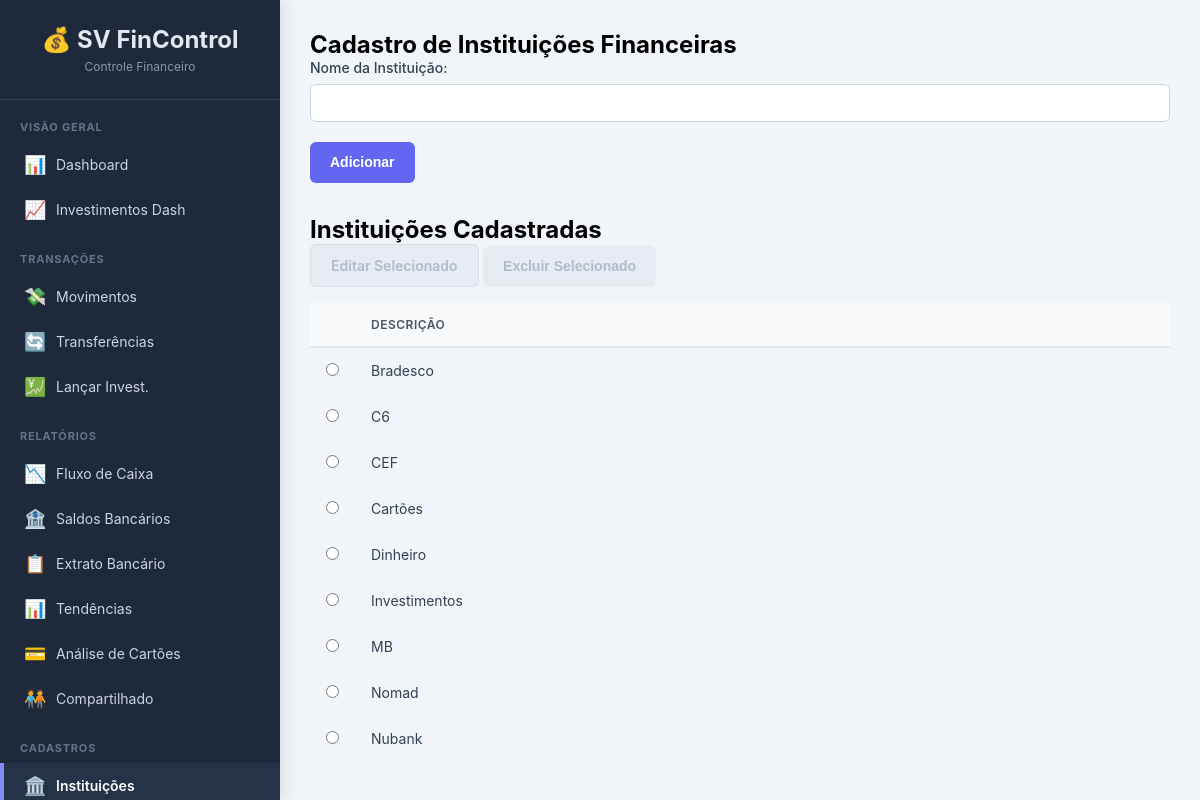
The app's page /instituicoes with its own data.
### tables this page shows
CREATE TABLE instituicoes (
        id INTEGER PRIMARY KEY AUTOINCREMENT,
        descricao TEXT NOT NULL UNIQUE
    );

### app.py (the view, shortened to what this page needs)
@app.route('/instituicoes', methods=['GET', 'POST'])
def instituicoes():
    conn = get_db_connection()
    instituicoes_list = conn.execute('SELECT * FROM instituicoes ORDER BY descricao').fetchall()
    conn.close()
    return render_template('instituicoes.html', instituicoes=instituicoes_list)

### app.py (called while the page is built)
def get_db_connection():
    conn = sqlite3.connect(DATABASE, detect_types=sqlite3.PARSE_DECLTYPES | sqlite3.PARSE_COLNAMES)
    conn.execute("PRAGMA foreign_keys = ON;")
    conn.execute("PRAGMA journal_mode=WAL")
    conn.row_factory = sqlite3.Row
    return conn

### templates/instituicoes.html (shortened to what this page needs)
{% extends "base.html" %}
{% block content %}
    <h2>Cadastro de Instituições Financeiras</h2>
    <form method="POST" action="{{ url_for('instituicoes') }}">
        <div class="form-group">
            <label for="descricao">Nome da Instituição:</label>
            <input type="text" id="descricao" name="descricao" required autocomplete="off">
        </div>
        <button type="submit" class="btn btn-primary">Adicionar</button>
    </form>
    <h2 style="margin-top: 2rem;">Instituições Cadastradas</h2>
    <div class="action-buttons" style="margin-bottom: 1rem;">
        <a href="#" id="btn-editar" class="btn btn-secondary" disabled>Editar Selecionado</a>
        <button type="submit" form="form-excluir" id="btn-excluir" class="btn btn-danger" disabled>Excluir Selecionado</button>
    </div>
    <table>
        <thead>
            <tr>
                <th style="width: 5%;"></th> <th>Descrição</th>
            </tr>
        </thead>
        <tbody>
            {% for inst in instituicoes %}
            <tr id="row-{{ inst['id'] }}">
                <td>
                    <input type="radio" name="selecionado" value="{{ inst['id'] }}" onchange="itemSelecionado(this)">
                </td>
                <td>{{ inst['descricao'] }}</td>
            </tr>
            {% else %}
            <tr>
                <td colspan="2">Nenhuma instituição cadastrada.</td>
            </tr>
            {% endfor %}
        </tbody>
    </table>
{% endblock %}

### templates/base.html (style rules this page uses)
* { margin: 0; padding: 0; box-sizing: border-box; }
body { font-family: -apple-system, BlinkMacSystemFont, "Segoe UI", Roboto, "Helvetica Neue", Arial, sans-serif; background-color: #f1f5f9; min-height: 100vh; display: flex; }
table { width: 100%; border-collapse: collapse; }
thead { background: #f8fafc; }
th { padding: 14px 16px; text-align: left; font-size: 12px; font-weight: 600; color: #475569; text-transform: uppercase; letter-spacing: 0.5px; border-bottom: 2px solid #e2e8f0; white-space: nowrap; }
td { padding: 14px 16px; border-bottom: 1px solid #f1f5f9; color: #334155; font-size: 14px; }
tbody tr:last-child td { border-bottom: none; }
.form-group { margin-bottom: 20px; }
.form-group label { display: block; margin-bottom: 8px; font-weight: 500; font-size: 14px; color: #334155; }
.form-group input, .form-group select, .form-group textarea { width: 100%; padding: 10px 14px; border: 1px solid #cbd5e1; border-radius: 6px; font-size: 14px; transition: border-color 0.2s, box-shadow 0.2s; background: white; color: #1e293b; }
.btn { padding: 10px 20px; border: none; border-radius: 6px; cursor: pointer; font-size: 14px; font-weight: 600; transition: all 0.2s ease-in-out; display: inline-flex; align-items: center; gap: 8px; text-decoration: none; line-height: 1.5; }
.btn-primary { background-color: #6366f1; color: white; }
.btn-secondary { background: #e2e8f0; color: #475569; border: 1px solid #cbd5e1; }
.btn-danger { background: #fecaca; color: #b91c1c; }
.btn[disabled] { background: #e2e8f0; color: #94a3b8; cursor: not-allowed; transform: none !important; box-shadow: none !important; opacity: 0.7; }

### records on screen
instituicoes: descricao "Bradesco"
instituicoes: descricao "C6"
instituicoes: descricao "CEF"
instituicoes: descricao "Cartões"
instituicoes: descricao "Dinheiro"
instituicoes: descricao "Investimentos"
instituicoes: descricao "MB"
instituicoes: descricao "Nomad"
instituicoes: descricao "Nubank"
